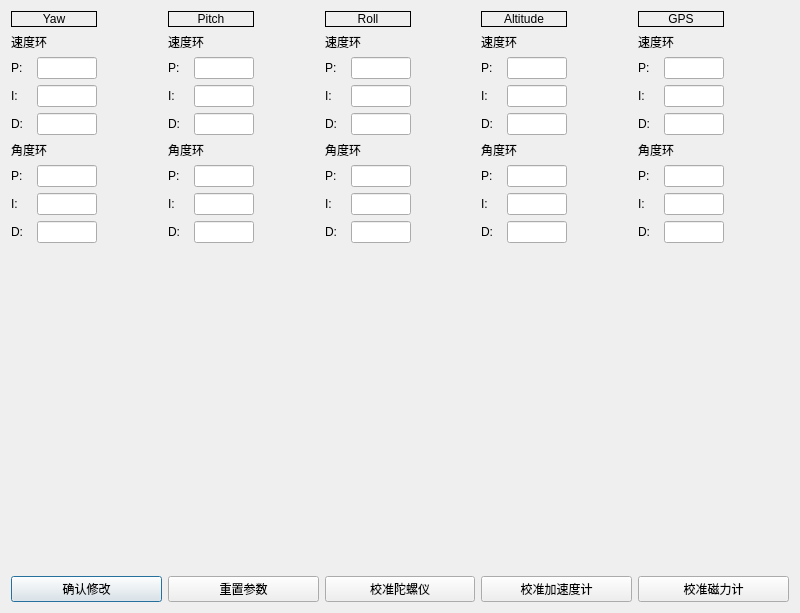
<?xml version="1.0" encoding="UTF-8"?>
<ui version="4.0">
 <class>Ajust</class>
 <widget class="QDialog" name="Ajust">
  <property name="geometry">
   <rect>
    <x>0</x>
    <y>0</y>
    <width>800</width>
    <height>613</height>
   </rect>
  </property>
  <property name="windowTitle">
   <string>飞控参数调整</string>
  </property>
  <property name="windowIcon">
   <iconset>
    <normaloff>C:/Users/shuimujieming/Downloads/bitbug_favicon.ico</normaloff>C:/Users/shuimujieming/Downloads/bitbug_favicon.ico</iconset>
  </property>
  <layout class="QGridLayout" name="gridLayout">
   <item row="0" column="0">
    <layout class="QFormLayout" name="formLayout">
     <item row="1" column="0">
      <layout class="QVBoxLayout" name="verticalLayout_12">
       <item>
        <widget class="QLabel" name="label_37">
         <property name="maximumSize">
          <size>
           <width>100</width>
           <height>16777215</height>
          </size>
         </property>
         <property name="text">
          <string>角度环</string>
         </property>
        </widget>
       </item>
       <item>
        <layout class="QHBoxLayout" name="horizontalLayout_28">
         <item>
          <widget class="QLabel" name="label_38">
           <property name="minimumSize">
            <size>
             <width>20</width>
             <height>0</height>
            </size>
           </property>
           <property name="maximumSize">
            <size>
             <width>20</width>
             <height>16777215</height>
            </size>
           </property>
           <property name="text">
            <string>P:</string>
           </property>
          </widget>
         </item>
         <item>
          <widget class="QLineEdit" name="yaw_angle_p">
           <property name="maximumSize">
            <size>
             <width>60</width>
             <height>16777215</height>
            </size>
           </property>
          </widget>
         </item>
        </layout>
       </item>
       <item>
        <layout class="QHBoxLayout" name="horizontalLayout_29">
         <item>
          <widget class="QLabel" name="label_39">
           <property name="minimumSize">
            <size>
             <width>20</width>
             <height>0</height>
            </size>
           </property>
           <property name="maximumSize">
            <size>
             <width>20</width>
             <height>16777215</height>
            </size>
           </property>
           <property name="text">
            <string>I:</string>
           </property>
          </widget>
         </item>
         <item>
          <widget class="QLineEdit" name="yaw_angle_i">
           <property name="maximumSize">
            <size>
             <width>60</width>
             <height>16777215</height>
            </size>
           </property>
          </widget>
         </item>
        </layout>
       </item>
       <item>
        <layout class="QHBoxLayout" name="horizontalLayout_30">
         <item>
          <widget class="QLabel" name="label_40">
           <property name="minimumSize">
            <size>
             <width>20</width>
             <height>0</height>
            </size>
           </property>
           <property name="maximumSize">
            <size>
             <width>20</width>
             <height>16777215</height>
            </size>
           </property>
           <property name="text">
            <string>D:</string>
           </property>
          </widget>
         </item>
         <item>
          <widget class="QLineEdit" name="yaw_angle_d">
           <property name="maximumSize">
            <size>
             <width>60</width>
             <height>16777215</height>
            </size>
           </property>
          </widget>
         </item>
        </layout>
       </item>
      </layout>
     </item>
     <item row="0" column="0">
      <layout class="QVBoxLayout" name="verticalLayout_11">
       <item>
        <widget class="QLabel" name="label">
         <property name="frameShape">
          <enum>QFrame::Box</enum>
         </property>
         <property name="text">
          <string>Yaw</string>
         </property>
         <property name="alignment">
          <set>Qt::AlignCenter</set>
         </property>
        </widget>
       </item>
       <item>
        <widget class="QLabel" name="label_33">
         <property name="maximumSize">
          <size>
           <width>100</width>
           <height>16777215</height>
          </size>
         </property>
         <property name="text">
          <string>速度环</string>
         </property>
        </widget>
       </item>
       <item>
        <layout class="QHBoxLayout" name="horizontalLayout_25">
         <item>
          <widget class="QLabel" name="label_34">
           <property name="minimumSize">
            <size>
             <width>20</width>
             <height>0</height>
            </size>
           </property>
           <property name="maximumSize">
            <size>
             <width>20</width>
             <height>16777215</height>
            </size>
           </property>
           <property name="text">
            <string>P:</string>
           </property>
          </widget>
         </item>
         <item>
          <widget class="QLineEdit" name="yaw_speed_p">
           <property name="maximumSize">
            <size>
             <width>60</width>
             <height>16777215</height>
            </size>
           </property>
          </widget>
         </item>
        </layout>
       </item>
       <item>
        <layout class="QHBoxLayout" name="horizontalLayout_26">
         <item>
          <widget class="QLabel" name="label_35">
           <property name="minimumSize">
            <size>
             <width>20</width>
             <height>0</height>
            </size>
           </property>
           <property name="maximumSize">
            <size>
             <width>20</width>
             <height>16777215</height>
            </size>
           </property>
           <property name="text">
            <string>I:</string>
           </property>
          </widget>
         </item>
         <item>
          <widget class="QLineEdit" name="yaw_speed_i">
           <property name="maximumSize">
            <size>
             <width>60</width>
             <height>16777215</height>
            </size>
           </property>
          </widget>
         </item>
        </layout>
       </item>
       <item>
        <layout class="QHBoxLayout" name="horizontalLayout_27">
         <item>
          <widget class="QLabel" name="label_36">
           <property name="minimumSize">
            <size>
             <width>20</width>
             <height>0</height>
            </size>
           </property>
           <property name="maximumSize">
            <size>
             <width>20</width>
             <height>16777215</height>
            </size>
           </property>
           <property name="text">
            <string>D:</string>
           </property>
          </widget>
         </item>
         <item>
          <widget class="QLineEdit" name="yaw_speed_d">
           <property name="maximumSize">
            <size>
             <width>60</width>
             <height>16777215</height>
            </size>
           </property>
          </widget>
         </item>
        </layout>
       </item>
      </layout>
     </item>
    </layout>
   </item>
   <item row="0" column="1">
    <layout class="QFormLayout" name="formLayout_2">
     <item row="1" column="0">
      <layout class="QVBoxLayout" name="verticalLayout_7">
       <item>
        <widget class="QLabel" name="label_17">
         <property name="maximumSize">
          <size>
           <width>100</width>
           <height>16777215</height>
          </size>
         </property>
         <property name="text">
          <string>角度环</string>
         </property>
        </widget>
       </item>
       <item>
        <layout class="QHBoxLayout" name="horizontalLayout_13">
         <item>
          <widget class="QLabel" name="label_18">
           <property name="minimumSize">
            <size>
             <width>20</width>
             <height>0</height>
            </size>
           </property>
           <property name="maximumSize">
            <size>
             <width>20</width>
             <height>16777215</height>
            </size>
           </property>
           <property name="text">
            <string>P:</string>
           </property>
          </widget>
         </item>
         <item>
          <widget class="QLineEdit" name="pitch_angle_p">
           <property name="maximumSize">
            <size>
             <width>60</width>
             <height>16777215</height>
            </size>
           </property>
          </widget>
         </item>
        </layout>
       </item>
       <item>
        <layout class="QHBoxLayout" name="horizontalLayout_14">
         <item>
          <widget class="QLabel" name="label_19">
           <property name="minimumSize">
            <size>
             <width>20</width>
             <height>0</height>
            </size>
           </property>
           <property name="maximumSize">
            <size>
             <width>20</width>
             <height>16777215</height>
            </size>
           </property>
           <property name="text">
            <string>I:</string>
           </property>
          </widget>
         </item>
         <item>
          <widget class="QLineEdit" name="pitch_angle_i">
           <property name="maximumSize">
            <size>
             <width>60</width>
             <height>16777215</height>
            </size>
           </property>
          </widget>
         </item>
        </layout>
       </item>
       <item>
        <layout class="QHBoxLayout" name="horizontalLayout_15">
         <item>
          <widget class="QLabel" name="label_20">
           <property name="minimumSize">
            <size>
             <width>20</width>
             <height>0</height>
            </size>
           </property>
           <property name="maximumSize">
            <size>
             <width>20</width>
             <height>16777215</height>
            </size>
           </property>
           <property name="text">
            <string>D:</string>
           </property>
          </widget>
         </item>
         <item>
          <widget class="QLineEdit" name="pitch_angle_d">
           <property name="maximumSize">
            <size>
             <width>60</width>
             <height>16777215</height>
            </size>
           </property>
          </widget>
         </item>
        </layout>
       </item>
      </layout>
     </item>
     <item row="0" column="0">
      <layout class="QVBoxLayout" name="verticalLayout_8">
       <item>
        <widget class="QLabel" name="label_7">
         <property name="frameShape">
          <enum>QFrame::Box</enum>
         </property>
         <property name="text">
          <string>Pitch</string>
         </property>
         <property name="alignment">
          <set>Qt::AlignCenter</set>
         </property>
        </widget>
       </item>
       <item>
        <widget class="QLabel" name="label_21">
         <property name="maximumSize">
          <size>
           <width>100</width>
           <height>16777215</height>
          </size>
         </property>
         <property name="text">
          <string>速度环</string>
         </property>
        </widget>
       </item>
       <item>
        <layout class="QHBoxLayout" name="horizontalLayout_16">
         <item>
          <widget class="QLabel" name="label_22">
           <property name="minimumSize">
            <size>
             <width>20</width>
             <height>0</height>
            </size>
           </property>
           <property name="maximumSize">
            <size>
             <width>20</width>
             <height>16777215</height>
            </size>
           </property>
           <property name="text">
            <string>P:</string>
           </property>
          </widget>
         </item>
         <item>
          <widget class="QLineEdit" name="pitch_speed_p">
           <property name="maximumSize">
            <size>
             <width>60</width>
             <height>16777215</height>
            </size>
           </property>
          </widget>
         </item>
        </layout>
       </item>
       <item>
        <layout class="QHBoxLayout" name="horizontalLayout_17">
         <item>
          <widget class="QLabel" name="label_23">
           <property name="minimumSize">
            <size>
             <width>20</width>
             <height>0</height>
            </size>
           </property>
           <property name="maximumSize">
            <size>
             <width>20</width>
             <height>16777215</height>
            </size>
           </property>
           <property name="text">
            <string>I:</string>
           </property>
          </widget>
         </item>
         <item>
          <widget class="QLineEdit" name="pitch_speed_i">
           <property name="maximumSize">
            <size>
             <width>60</width>
             <height>16777215</height>
            </size>
           </property>
          </widget>
         </item>
        </layout>
       </item>
       <item>
        <layout class="QHBoxLayout" name="horizontalLayout_18">
         <item>
          <widget class="QLabel" name="label_24">
           <property name="minimumSize">
            <size>
             <width>20</width>
             <height>0</height>
            </size>
           </property>
           <property name="maximumSize">
            <size>
             <width>20</width>
             <height>16777215</height>
            </size>
           </property>
           <property name="text">
            <string>D:</string>
           </property>
          </widget>
         </item>
         <item>
          <widget class="QLineEdit" name="pitch_speed_d">
           <property name="maximumSize">
            <size>
             <width>60</width>
             <height>16777215</height>
            </size>
           </property>
          </widget>
         </item>
        </layout>
       </item>
      </layout>
     </item>
    </layout>
   </item>
   <item row="0" column="2">
    <layout class="QFormLayout" name="formLayout_3">
     <item row="1" column="0">
      <layout class="QVBoxLayout" name="verticalLayout_9">
       <item>
        <widget class="QLabel" name="label_25">
         <property name="maximumSize">
          <size>
           <width>100</width>
           <height>16777215</height>
          </size>
         </property>
         <property name="text">
          <string>角度环</string>
         </property>
        </widget>
       </item>
       <item>
        <layout class="QHBoxLayout" name="horizontalLayout_19">
         <item>
          <widget class="QLabel" name="label_26">
           <property name="minimumSize">
            <size>
             <width>20</width>
             <height>0</height>
            </size>
           </property>
           <property name="maximumSize">
            <size>
             <width>20</width>
             <height>16777215</height>
            </size>
           </property>
           <property name="text">
            <string>P:</string>
           </property>
          </widget>
         </item>
         <item>
          <widget class="QLineEdit" name="rol_angle_p">
           <property name="maximumSize">
            <size>
             <width>60</width>
             <height>16777215</height>
            </size>
           </property>
          </widget>
         </item>
        </layout>
       </item>
       <item>
        <layout class="QHBoxLayout" name="horizontalLayout_20">
         <item>
          <widget class="QLabel" name="label_27">
           <property name="minimumSize">
            <size>
             <width>20</width>
             <height>0</height>
            </size>
           </property>
           <property name="maximumSize">
            <size>
             <width>20</width>
             <height>16777215</height>
            </size>
           </property>
           <property name="text">
            <string>I:</string>
           </property>
          </widget>
         </item>
         <item>
          <widget class="QLineEdit" name="rol_angle_i">
           <property name="maximumSize">
            <size>
             <width>60</width>
             <height>16777215</height>
            </size>
           </property>
          </widget>
         </item>
        </layout>
       </item>
       <item>
        <layout class="QHBoxLayout" name="horizontalLayout_21">
         <item>
          <widget class="QLabel" name="label_28">
           <property name="minimumSize">
            <size>
             <width>20</width>
             <height>0</height>
            </size>
           </property>
           <property name="maximumSize">
            <size>
             <width>20</width>
             <height>16777215</height>
            </size>
           </property>
           <property name="text">
            <string>D:</string>
           </property>
          </widget>
         </item>
         <item>
          <widget class="QLineEdit" name="rol_angle_d">
           <property name="maximumSize">
            <size>
             <width>60</width>
             <height>16777215</height>
            </size>
           </property>
          </widget>
         </item>
        </layout>
       </item>
      </layout>
     </item>
     <item row="0" column="0">
      <layout class="QVBoxLayout" name="verticalLayout_10">
       <item>
        <widget class="QLabel" name="label_9">
         <property name="frameShape">
          <enum>QFrame::Box</enum>
         </property>
         <property name="text">
          <string>Roll</string>
         </property>
         <property name="alignment">
          <set>Qt::AlignCenter</set>
         </property>
        </widget>
       </item>
       <item>
        <widget class="QLabel" name="label_29">
         <property name="maximumSize">
          <size>
           <width>100</width>
           <height>16777215</height>
          </size>
         </property>
         <property name="text">
          <string>速度环</string>
         </property>
        </widget>
       </item>
       <item>
        <layout class="QHBoxLayout" name="horizontalLayout_22">
         <item>
          <widget class="QLabel" name="label_30">
           <property name="minimumSize">
            <size>
             <width>20</width>
             <height>0</height>
            </size>
           </property>
           <property name="maximumSize">
            <size>
             <width>20</width>
             <height>16777215</height>
            </size>
           </property>
           <property name="text">
            <string>P:</string>
           </property>
          </widget>
         </item>
         <item>
          <widget class="QLineEdit" name="rol_speed_p">
           <property name="maximumSize">
            <size>
             <width>60</width>
             <height>16777215</height>
            </size>
           </property>
          </widget>
         </item>
        </layout>
       </item>
       <item>
        <layout class="QHBoxLayout" name="horizontalLayout_23">
         <item>
          <widget class="QLabel" name="label_31">
           <property name="minimumSize">
            <size>
             <width>20</width>
             <height>0</height>
            </size>
           </property>
           <property name="maximumSize">
            <size>
             <width>20</width>
             <height>16777215</height>
            </size>
           </property>
           <property name="text">
            <string>I:</string>
           </property>
          </widget>
         </item>
         <item>
          <widget class="QLineEdit" name="rol_speed_i">
           <property name="maximumSize">
            <size>
             <width>60</width>
             <height>16777215</height>
            </size>
           </property>
          </widget>
         </item>
        </layout>
       </item>
       <item>
        <layout class="QHBoxLayout" name="horizontalLayout_24">
         <item>
          <widget class="QLabel" name="label_32">
           <property name="minimumSize">
            <size>
             <width>20</width>
             <height>0</height>
            </size>
           </property>
           <property name="maximumSize">
            <size>
             <width>20</width>
             <height>16777215</height>
            </size>
           </property>
           <property name="text">
            <string>D:</string>
           </property>
          </widget>
         </item>
         <item>
          <widget class="QLineEdit" name="rol_speed_d">
           <property name="maximumSize">
            <size>
             <width>60</width>
             <height>16777215</height>
            </size>
           </property>
          </widget>
         </item>
        </layout>
       </item>
      </layout>
     </item>
    </layout>
   </item>
   <item row="0" column="3">
    <layout class="QFormLayout" name="formLayout_4">
     <item row="1" column="0">
      <layout class="QVBoxLayout" name="verticalLayout_13">
       <item>
        <widget class="QLabel" name="label_41">
         <property name="maximumSize">
          <size>
           <width>100</width>
           <height>16777215</height>
          </size>
         </property>
         <property name="text">
          <string>角度环</string>
         </property>
        </widget>
       </item>
       <item>
        <layout class="QHBoxLayout" name="horizontalLayout_31">
         <item>
          <widget class="QLabel" name="label_42">
           <property name="minimumSize">
            <size>
             <width>20</width>
             <height>0</height>
            </size>
           </property>
           <property name="maximumSize">
            <size>
             <width>20</width>
             <height>16777215</height>
            </size>
           </property>
           <property name="text">
            <string>P:</string>
           </property>
          </widget>
         </item>
         <item>
          <widget class="QLineEdit" name="lineEdit_31">
           <property name="maximumSize">
            <size>
             <width>60</width>
             <height>16777215</height>
            </size>
           </property>
          </widget>
         </item>
        </layout>
       </item>
       <item>
        <layout class="QHBoxLayout" name="horizontalLayout_32">
         <item>
          <widget class="QLabel" name="label_43">
           <property name="minimumSize">
            <size>
             <width>20</width>
             <height>0</height>
            </size>
           </property>
           <property name="maximumSize">
            <size>
             <width>20</width>
             <height>16777215</height>
            </size>
           </property>
           <property name="text">
            <string>I:</string>
           </property>
          </widget>
         </item>
         <item>
          <widget class="QLineEdit" name="lineEdit_32">
           <property name="maximumSize">
            <size>
             <width>60</width>
             <height>16777215</height>
            </size>
           </property>
          </widget>
         </item>
        </layout>
       </item>
       <item>
        <layout class="QHBoxLayout" name="horizontalLayout_33">
         <item>
          <widget class="QLabel" name="label_44">
           <property name="minimumSize">
            <size>
             <width>20</width>
             <height>0</height>
            </size>
           </property>
           <property name="maximumSize">
            <size>
             <width>20</width>
             <height>16777215</height>
            </size>
           </property>
           <property name="text">
            <string>D:</string>
           </property>
          </widget>
         </item>
         <item>
          <widget class="QLineEdit" name="lineEdit_33">
           <property name="maximumSize">
            <size>
             <width>60</width>
             <height>16777215</height>
            </size>
           </property>
          </widget>
         </item>
        </layout>
       </item>
      </layout>
     </item>
     <item row="0" column="0">
      <layout class="QVBoxLayout" name="verticalLayout_14">
       <item>
        <widget class="QLabel" name="label_10">
         <property name="frameShape">
          <enum>QFrame::Box</enum>
         </property>
         <property name="text">
          <string>Altitude</string>
         </property>
         <property name="alignment">
          <set>Qt::AlignCenter</set>
         </property>
        </widget>
       </item>
       <item>
        <widget class="QLabel" name="label_45">
         <property name="maximumSize">
          <size>
           <width>100</width>
           <height>16777215</height>
          </size>
         </property>
         <property name="text">
          <string>速度环</string>
         </property>
        </widget>
       </item>
       <item>
        <layout class="QHBoxLayout" name="horizontalLayout_34">
         <item>
          <widget class="QLabel" name="label_46">
           <property name="minimumSize">
            <size>
             <width>20</width>
             <height>0</height>
            </size>
           </property>
           <property name="maximumSize">
            <size>
             <width>20</width>
             <height>16777215</height>
            </size>
           </property>
           <property name="text">
            <string>P:</string>
           </property>
          </widget>
         </item>
         <item>
          <widget class="QLineEdit" name="lineEdit_34">
           <property name="maximumSize">
            <size>
             <width>60</width>
             <height>16777215</height>
            </size>
           </property>
          </widget>
         </item>
        </layout>
       </item>
       <item>
        <layout class="QHBoxLayout" name="horizontalLayout_35">
         <item>
          <widget class="QLabel" name="label_47">
           <property name="minimumSize">
            <size>
             <width>20</width>
             <height>0</height>
            </size>
           </property>
           <property name="maximumSize">
            <size>
             <width>20</width>
             <height>16777215</height>
            </size>
           </property>
           <property name="text">
            <string>I:</string>
           </property>
          </widget>
         </item>
         <item>
          <widget class="QLineEdit" name="lineEdit_35">
           <property name="maximumSize">
            <size>
             <width>60</width>
             <height>16777215</height>
            </size>
           </property>
          </widget>
         </item>
        </layout>
       </item>
       <item>
        <layout class="QHBoxLayout" name="horizontalLayout_36">
         <item>
          <widget class="QLabel" name="label_48">
           <property name="minimumSize">
            <size>
             <width>20</width>
             <height>0</height>
            </size>
           </property>
           <property name="maximumSize">
            <size>
             <width>20</width>
             <height>16777215</height>
            </size>
           </property>
           <property name="text">
            <string>D:</string>
           </property>
          </widget>
         </item>
         <item>
          <widget class="QLineEdit" name="lineEdit_36">
           <property name="maximumSize">
            <size>
             <width>60</width>
             <height>16777215</height>
            </size>
           </property>
          </widget>
         </item>
        </layout>
       </item>
      </layout>
     </item>
    </layout>
   </item>
   <item row="0" column="4">
    <layout class="QFormLayout" name="formLayout_5">
     <item row="1" column="0">
      <layout class="QVBoxLayout" name="verticalLayout_15">
       <item>
        <widget class="QLabel" name="label_49">
         <property name="maximumSize">
          <size>
           <width>100</width>
           <height>16777215</height>
          </size>
         </property>
         <property name="text">
          <string>角度环</string>
         </property>
        </widget>
       </item>
       <item>
        <layout class="QHBoxLayout" name="horizontalLayout_37">
         <item>
          <widget class="QLabel" name="label_50">
           <property name="minimumSize">
            <size>
             <width>20</width>
             <height>0</height>
            </size>
           </property>
           <property name="maximumSize">
            <size>
             <width>20</width>
             <height>16777215</height>
            </size>
           </property>
           <property name="text">
            <string>P:</string>
           </property>
          </widget>
         </item>
         <item>
          <widget class="QLineEdit" name="lineEdit_37">
           <property name="maximumSize">
            <size>
             <width>60</width>
             <height>16777215</height>
            </size>
           </property>
          </widget>
         </item>
        </layout>
       </item>
       <item>
        <layout class="QHBoxLayout" name="horizontalLayout_38">
         <item>
          <widget class="QLabel" name="label_51">
           <property name="minimumSize">
            <size>
             <width>20</width>
             <height>0</height>
            </size>
           </property>
           <property name="maximumSize">
            <size>
             <width>20</width>
             <height>16777215</height>
            </size>
           </property>
           <property name="text">
            <string>I:</string>
           </property>
          </widget>
         </item>
         <item>
          <widget class="QLineEdit" name="lineEdit_38">
           <property name="maximumSize">
            <size>
             <width>60</width>
             <height>16777215</height>
            </size>
           </property>
          </widget>
         </item>
        </layout>
       </item>
       <item>
        <layout class="QHBoxLayout" name="horizontalLayout_39">
         <item>
          <widget class="QLabel" name="label_52">
           <property name="minimumSize">
            <size>
             <width>20</width>
             <height>0</height>
            </size>
           </property>
           <property name="maximumSize">
            <size>
             <width>20</width>
             <height>16777215</height>
            </size>
           </property>
           <property name="text">
            <string>D:</string>
           </property>
          </widget>
         </item>
         <item>
          <widget class="QLineEdit" name="lineEdit_39">
           <property name="maximumSize">
            <size>
             <width>60</width>
             <height>16777215</height>
            </size>
           </property>
          </widget>
         </item>
        </layout>
       </item>
      </layout>
     </item>
     <item row="0" column="0">
      <layout class="QVBoxLayout" name="verticalLayout_16">
       <item>
        <widget class="QLabel" name="label_11">
         <property name="frameShape">
          <enum>QFrame::Box</enum>
         </property>
         <property name="text">
          <string>GPS</string>
         </property>
         <property name="alignment">
          <set>Qt::AlignCenter</set>
         </property>
        </widget>
       </item>
       <item>
        <widget class="QLabel" name="label_53">
         <property name="maximumSize">
          <size>
           <width>100</width>
           <height>16777215</height>
          </size>
         </property>
         <property name="text">
          <string>速度环</string>
         </property>
        </widget>
       </item>
       <item>
        <layout class="QHBoxLayout" name="horizontalLayout_40">
         <item>
          <widget class="QLabel" name="label_54">
           <property name="minimumSize">
            <size>
             <width>20</width>
             <height>0</height>
            </size>
           </property>
           <property name="maximumSize">
            <size>
             <width>20</width>
             <height>16777215</height>
            </size>
           </property>
           <property name="text">
            <string>P:</string>
           </property>
          </widget>
         </item>
         <item>
          <widget class="QLineEdit" name="lineEdit_40">
           <property name="maximumSize">
            <size>
             <width>60</width>
             <height>16777215</height>
            </size>
           </property>
          </widget>
         </item>
        </layout>
       </item>
       <item>
        <layout class="QHBoxLayout" name="horizontalLayout_41">
         <item>
          <widget class="QLabel" name="label_55">
           <property name="minimumSize">
            <size>
             <width>20</width>
             <height>0</height>
            </size>
           </property>
           <property name="maximumSize">
            <size>
             <width>20</width>
             <height>16777215</height>
            </size>
           </property>
           <property name="text">
            <string>I:</string>
           </property>
          </widget>
         </item>
         <item>
          <widget class="QLineEdit" name="lineEdit_41">
           <property name="maximumSize">
            <size>
             <width>60</width>
             <height>16777215</height>
            </size>
           </property>
          </widget>
         </item>
        </layout>
       </item>
       <item>
        <layout class="QHBoxLayout" name="horizontalLayout_42">
         <item>
          <widget class="QLabel" name="label_56">
           <property name="minimumSize">
            <size>
             <width>20</width>
             <height>0</height>
            </size>
           </property>
           <property name="maximumSize">
            <size>
             <width>20</width>
             <height>16777215</height>
            </size>
           </property>
           <property name="text">
            <string>D:</string>
           </property>
          </widget>
         </item>
         <item>
          <widget class="QLineEdit" name="lineEdit_42">
           <property name="maximumSize">
            <size>
             <width>60</width>
             <height>16777215</height>
            </size>
           </property>
          </widget>
         </item>
        </layout>
       </item>
      </layout>
     </item>
    </layout>
   </item>
   <item row="1" column="0">
    <widget class="QPushButton" name="pushButton">
     <property name="text">
      <string>确认修改</string>
     </property>
    </widget>
   </item>
   <item row="1" column="1">
    <widget class="QPushButton" name="pushButton_2">
     <property name="text">
      <string>重置参数</string>
     </property>
    </widget>
   </item>
   <item row="1" column="2">
    <widget class="QPushButton" name="pushButton_3">
     <property name="text">
      <string>校准陀螺仪</string>
     </property>
    </widget>
   </item>
   <item row="1" column="3">
    <widget class="QPushButton" name="pushButton_4">
     <property name="text">
      <string>校准加速度计</string>
     </property>
    </widget>
   </item>
   <item row="1" column="4">
    <widget class="QPushButton" name="pushButton_5">
     <property name="text">
      <string>校准磁力计</string>
     </property>
    </widget>
   </item>
  </layout>
 </widget>
 <resources/>
 <connections/>
</ui>
